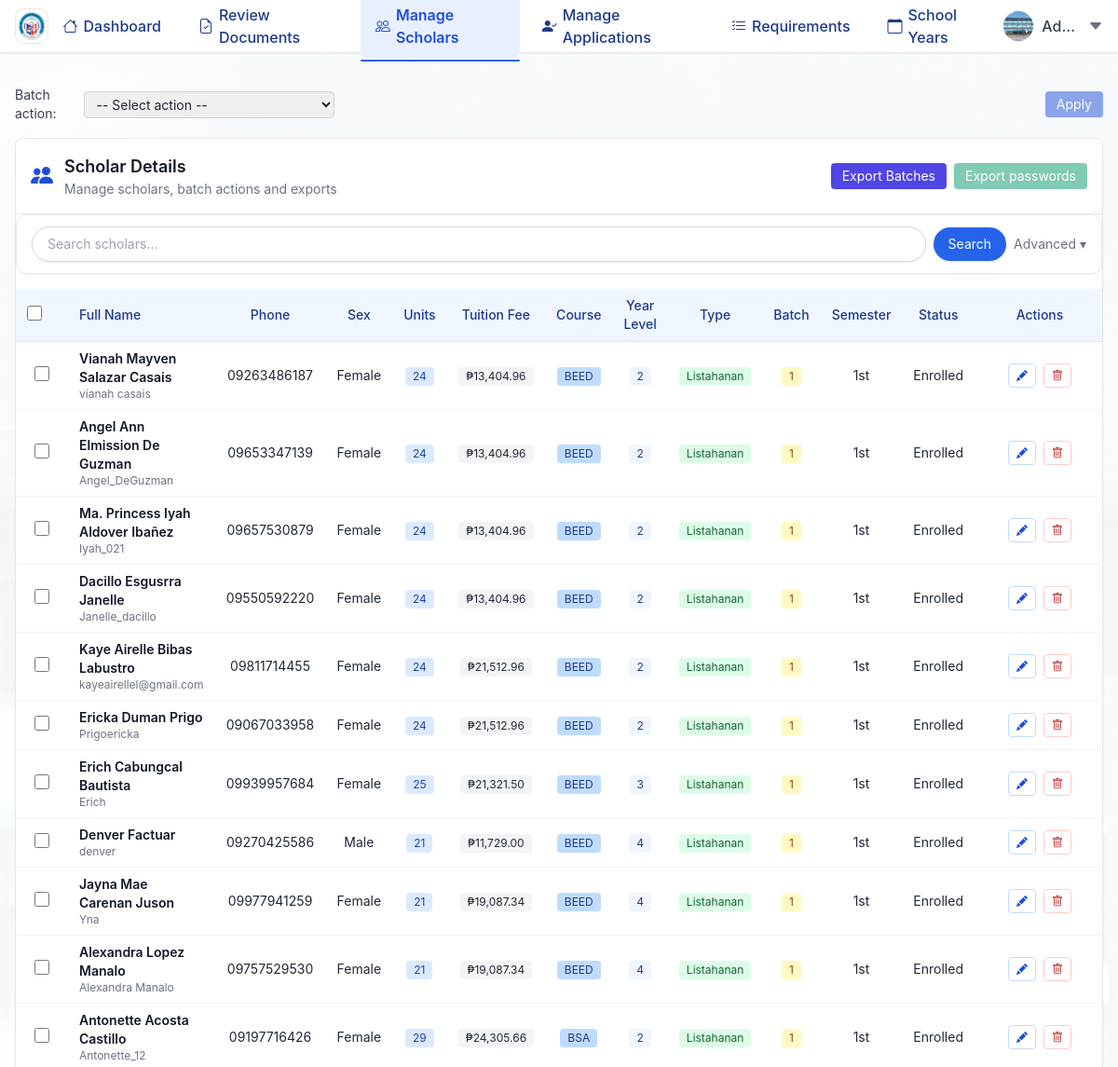
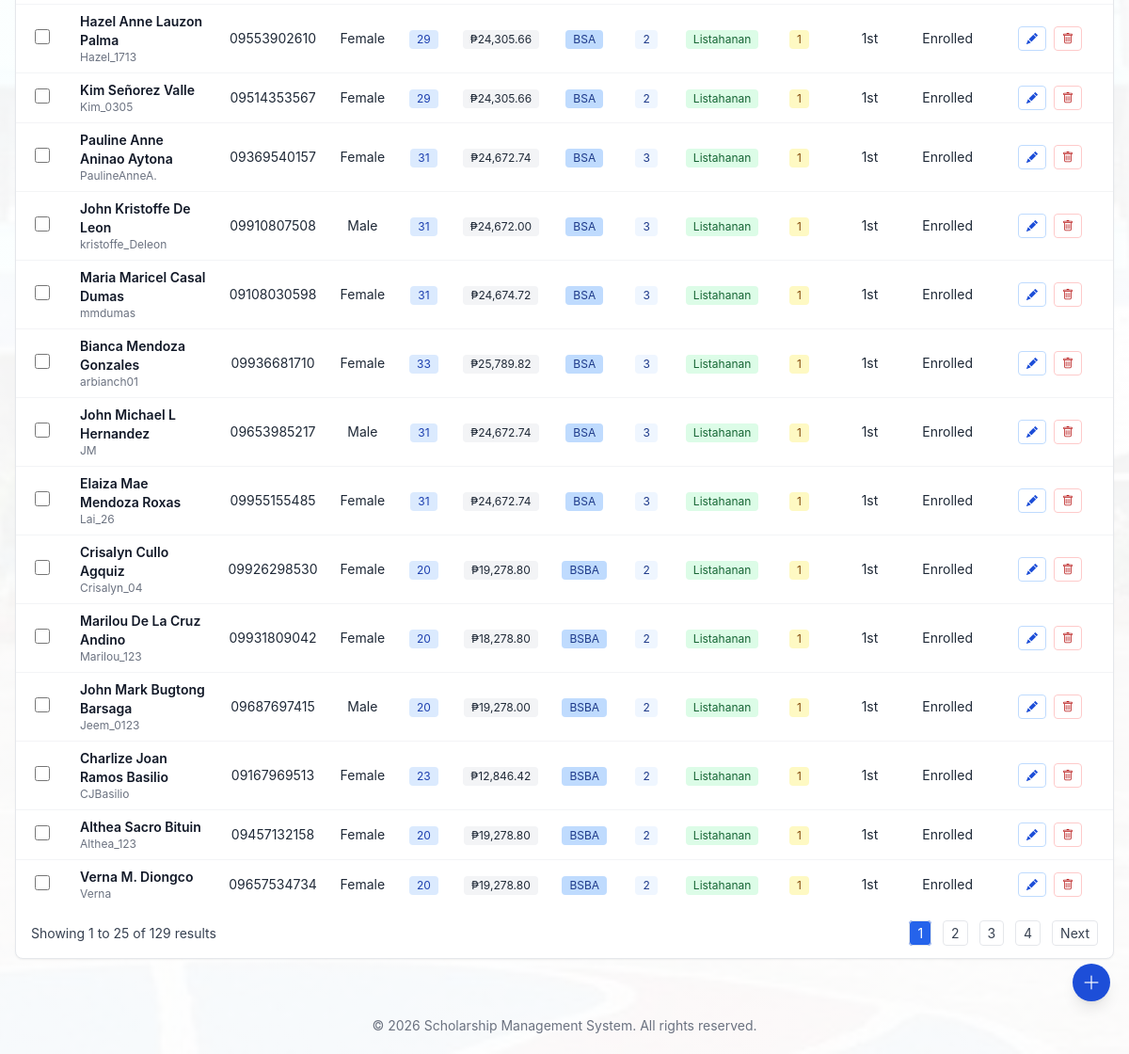
Screenshot of /admin/manage_scholars.php (signed in) with the database file from the repository (2 pictures, top to bottom).
### tables this page shows
CREATE TABLE `scholars` (
  `id` int(11) NOT NULL,
  `user_id` int(11) NOT NULL,
  `first_name` varchar(60) NOT NULL DEFAULT '',
  `middle_name` varchar(60) DEFAULT NULL,
  `last_name` varchar(60) NOT NULL DEFAULT '',
  `extended_name` varchar(120) DEFAULT NULL,
  `email` varchar(255) NOT NULL,
  `course` varchar(255) NOT NULL,
  `year_level` int(11) NOT NULL,
  `scholarship_type` varchar(255) NOT NULL,
  `created_at` timestamp NOT NULL DEFAULT current_timestamp(),
  `profile_pic` varchar(255) DEFAULT NULL,
  `phone` varchar(20) DEFAULT NULL,
  `sex` varchar(10) DEFAULT NULL,
  `units` int(11) DEFAULT NULL,
  `tuition_fee` decimal(10,2) DEFAULT NULL,
  `batch` decimal(10,2) DEFAULT NULL,
  `status` enum('enrolled','not_enrolled','graduated') DEFAULT 'enrolled',
  `physical_copy_confirmed` tinyint(1) DEFAULT 0,
  `liquidated` tinyint(1) DEFAULT 0
);

CREATE TABLE `users` (
  `id` int(11) NOT NULL,
  `username` varchar(255) NOT NULL,
  `password` varchar(255) NOT NULL,
  `role` enum('admin','scholar') NOT NULL,
  `created_at` timestamp NOT NULL DEFAULT current_timestamp(),
  `main_admin` tinyint(1) DEFAULT 0,
  `profile_pic` varchar(255) DEFAULT NULL
);

### admin/manage_scholars.php (the view, shortened to what the rows shown need)
<?php
require '../config.php';
$is_main_admin = false;
if (isset($_SESSION['user_id'])) {
    $stmt = $conn->prepare("SELECT main_admin FROM users WHERE id = ?");
    $stmt->execute([$_SESSION['user_id']]);
    $user = $stmt->fetch(PDO::FETCH_ASSOC);
    $is_main_admin = ($user && $user['main_admin'] == 1) && isset($_GET['main_view']);
}
$params = [];
$perPage = 25;
$page = isset($_GET['page']) && is_numeric($_GET['page']) && (int)$_GET['page'] > 0 ? (int)$_GET['page'] : 1;
$offset = ($page - 1) * $perPage;
$sqlBase = "FROM scholars s
JOIN users u ON s.user_id = u.id
LEFT JOIN scholar_enrollments se
       ON se.scholar_id = s.id
      AND se.school_year_id = (SELECT id FROM school_years WHERE is_current = 1 LIMIT 1)";
$sql = "SELECT s.id,
    s.first_name,
    s.middle_name,
    s.last_name,
    s.course,
    s.year_level,
    s.scholarship_type,
    s.phone AS phone,
    s.sex,
    s.units,
    s.tuition_fee,
    s.batch,
        u.username,
        s.email AS email,
  CASE
    WHEN se.school_year_id IS NOT NULL THEN 'enrolled'
    ELSE 'not_enrolled'
  END AS status,
  se.school_year_id as school_year_id,
  se.enrolled_1st, se.enrolled_2nd
" . $sqlBase;
$sql .= " ORDER BY
    (CASE WHEN s.batch REGEXP '^[0-9]+(\\.[0-9]+)?$' THEN CAST(s.batch AS DECIMAL(10,2)) ELSE NULL END) ASC,
    s.scholarship_type ASC,
    s.course ASC,
    s.year_level ASC,
    s.last_name ASC,
    s.first_name ASC
    LIMIT ? OFFSET ?";
$paramsWithLimit = array_merge($params, [$perPage, $offset]);
$stmt = $conn->prepare($sql);
$stmt->execute($paramsWithLimit);
$scholars = $stmt->fetchAll(PDO::FETCH_ASSOC);
?>
<!DOCTYPE html>
<html lang="en">
<head>
    <script src="https://cdn.tailwindcss.com"></script>
    <link rel="stylesheet" href="https://cdn.jsdelivr.net/npm/bootstrap-icons@1.11.3/font/bootstrap-icons.min.css">
    <link rel="stylesheet" href="../css/style.css">
</head>
<body class="bg-gray-50 text-gray-800">
    <?php include __DIR__ . '/../includes/school_years.php'; ?>
    <main class="max-w-7xl mx-auto py-5 px-4">
        <section class="mt-4 bg-white border border-gray-200 rounded-lg shadow-sm overflow-hidden">
            <div class="overflow-x-auto">
                <table class="min-w-full divide-y divide-gray-200 text-sm" id="scholars-table">
                    <thead class="bg-blue-50 sticky top-0 z-0">
                        <tr>
                            <?php if (!$is_main_admin): ?>
                                <th class="px-3 py-2 text-left w-12">
                                    <input type="checkbox" id="select-all" class="h-4 w-4 text-blue-600">
                                </th>
                            <?php endif; ?>
                            <th class="px-3 py-2 text-left font-medium text-blue-900">Full Name</th>
                            <th class="px-3 py-2 text-center font-medium text-blue-900">Phone</th>
                            <th class="px-3 py-2 text-center font-medium text-blue-900">Sex</th>
                            <th class="px-3 py-2 text-center font-medium text-blue-900">Units</th>
                            <th class="px-3 py-2 text-center font-medium text-blue-900">Tuition Fee</th>
                            <th class="px-3 py-2 text-center font-medium text-blue-900">Course</th>
                            <th class="px-3 py-2 text-center font-medium text-blue-900">Year Level</th>
                            <th class="px-3 py-2 text-center font-medium text-blue-900">Type</th>
                            <th class="px-3 py-2 text-center font-medium text-blue-900">Batch</th>
                            <th class="px-3 py-2 text-center font-medium text-blue-900">Semester</th>
                            <th class="px-3 py-2 text-center font-medium text-blue-900">Status</th>
                            <th class="px-3 py-2 text-center font-medium text-blue-900">Actions</th>
                        </tr>
                    </thead>
                    <tbody class="bg-white divide-y divide-gray-100" id="scholars-table-body">
                        <?php foreach ($scholars as $scholar): ?>
                            <?php $full = trim($scholar['first_name'] . ' ' . ($scholar['middle_name'] ?: '') . ' ' . $scholar['last_name']); ?>
                            <tr
                                data-id="<?= $scholar['id'] ?>"
                                data-username="<?= htmlspecialchars($scholar['username']) ?>"
                                data-email="<?= htmlspecialchars($scholar['email'] ?? '') ?>"
                                data-first="<?= htmlspecialchars($scholar['first_name']) ?>"
                                data-middle="<?= htmlspecialchars($scholar['middle_name']) ?>"
                                data-last="<?= htmlspecialchars($scholar['last_name']) ?>"
                                data-name="<?= htmlspecialchars($full) ?>"
                                data-phone="<?= htmlspecialchars($scholar['phone']) ?>"
                                data-sex="<?= htmlspecialchars($scholar['sex']) ?>"
                                data-units="<?= htmlspecialchars($scholar['units']) ?>"
                                data-tuition="<?= htmlspecialchars($scholar['tuition_fee']) ?>"
                                data-course="<?= htmlspecialchars($scholar['course']) ?>"
                                data-year="<?= htmlspecialchars($scholar['year_level']) ?>"
                                data-scholarship-type="<?= htmlspecialchars($scholar['scholarship_type']) ?>"
                                data-schoolyearid="<?= htmlspecialchars($scholar['school_year_id'] ?? '') ?>"
                                data-batch="<?= htmlspecialchars($scholar['batch'] ?? '') ?>"
                                data-semester="<?= htmlspecialchars($scholar['semester'] ?? '') ?>"
                                data-status="<?= htmlspecialchars($scholar['status'] ?? 'not_enrolled') ?>"
                                class="table-row-hover"
                            >
                                <?php if (!$is_main_admin): ?>
                                    <td class="px-3 py-2 text-center align-middle">
                                        <input type="checkbox" name="scholar_ids[]" value="<?= $scholar['id'] ?>" class="row-checkbox h-4 w-4 text-blue-600">
                                    </td>
                                <?php endif; ?>
                                <td class="px-3 py-2 align-middle">
                                    <div class="font-semibold text-gray-900"><?= htmlspecialchars($full) ?></div>
                                    <div class="text-xs text-gray-500"><?= htmlspecialchars($scholar['username']) ?></div>
                                </td>
                                <td class="px-3 py-2 text-center align-middle"><?= htmlspecialchars($scholar['phone']) ?></td>
                                <td class="px-3 py-2 text-center align-middle"><?= htmlspecialchars($scholar['sex']) ?></td>
                                <td class="px-3 py-2 text-center align-middle">
                                    <span class="inline-block bg-blue-100 text-blue-800 rounded px-2 py-0.5 text-xs"><?= htmlspecialchars($scholar['units']) ?></span>
                                </td>
                                <td class="px-3 py-2 text-center align-middle">
                                    <span class="inline-block bg-gray-100 text-gray-800 rounded px-2 py-0.5 text-xs">₱<?= number_format($scholar['tuition_fee'],2) ?></span>
                                </td>
                                <td class="px-3 py-2 text-center align-middle">
                                    <span class="inline-block bg-blue-200 text-blue-900 rounded px-2 py-0.5 text-xs"><?= htmlspecialchars($scholar['course']) ?></span>
                                </td>
                                <td class="px-3 py-2 text-center align-middle">
                                    <span class="inline-block bg-blue-50 text-blue-900 rounded px-2 py-0.5 text-xs"><?= htmlspecialchars($scholar['year_level']) ?></span>
                                </td>
                                <td class="px-3 py-2 text-center align-middle">
                                    <span class="inline-block bg-green-100 text-green-800 rounded px-2 py-0.5 text-xs"><?= htmlspecialchars($scholar['scholarship_type']) ?></span>
                                </td>
                                <td class="px-3 py-2 text-center align-middle">
                                    <?php
                                    $batch_number = !empty($scholar['batch']) ? preg_replace('/[^0-9.]/', '', $scholar['batch']) : '';
                                    if ($batch_number !== '' && is_numeric($batch_number)): ?>
                                        <span class="inline-block bg-yellow-100 text-yellow-800 rounded px-2 py-0.5 text-xs">
                                            <?= htmlspecialchars(rtrim(rtrim(number_format((float)$batch_number, 2, '.', ''), '0'), '.')) ?>
                                        </span>
                                    <?php else: ?>
                                        <span class="text-gray-400 text-xs">—</span>
                                    <?php endif; ?>
                                </td>
                                <td class="px-3 py-2 text-center align-middle"><?= htmlspecialchars($scholar['semester'] ?? '-') ?></td>
                                <td class="px-3 py-2 text-center align-middle">
                                    <?= getScholarStatusLabel($scholar['status'] ?? 'not_enrolled') ?>
                                </td>
                                <td class="px-3 py-2 text-center align-middle row-action">
                                    <?php if (!$is_main_admin): ?>
                                        <div class="flex items-center justify-center gap-2">
                                            <button type="button" class="action-edit inline-flex items-center justify-center border border-blue-200 text-blue-700 hover:bg-blue-50 rounded px-2 py-1 text-xs" data-id="<?= $scholar['id'] ?>" title="Edit">
                                                <i class="bi bi-pencil-fill"></i>
                                            </button>
                                            <form method="POST" action="actions/scholar_delete.php" onsubmit="return confirm('Delete this scholar? This cannot be undone.');" class="inline-block m-0 p-0">
                                                <button type="submit" class="inline-flex items-center justify-center border border-red-200 text-red-700 hover:bg-red-50 rounded px-2 py-1 text-xs" title="Delete">
                                                    <i class="bi bi-trash"></i>
                                                </button>
                                            </form>
                                        </div>
                                    <?php endif; ?>
                                </td>
                            </tr>
                        <?php endforeach; ?>
                    </tbody>
                </table>
            </div>
        </section>
    </main>
</body>
</html>

### includes/school_years.php (shortened to what the rows shown need)
<?php
function getScholarStatusLabel($status) {
    switch ($status) {
        case 'enrolled': return '<span class="badge bg-success">Enrolled</span>';
    }
}
?>

### rows the page displays
scholars: full "Vianah Mayven Salazar Casais", user.username "vianah casais", phone "09263486187", sex "Female", units "24", tuition_fee "13,404.96", course "BEED", year_level "2", scholarship_type "Listahanan", batch "1", semester "1st"
scholars: full "Angel Ann Elmission De Guzman", user.username "Angel_DeGuzman", phone "09653347139", sex "Female", units "24", tuition_fee "13,404.96", course "BEED", year_level "2", scholarship_type "Listahanan", batch "1", semester "1st"
scholars: full "Ma. Princess Iyah Aldover Ibañez", user.username "Iyah_021", phone "09657530879", sex "Female", units "24", tuition_fee "13,404.96", course "BEED", year_level "2", scholarship_type "Listahanan", batch "1", semester "1st"
scholars: full "Dacillo Esgusrra Janelle", user.username "Janelle_dacillo", phone "09550592220", sex "Female", units "24", tuition_fee "13,404.96", course "BEED", year_level "2", scholarship_type "Listahanan", batch "1", semester "1st"
scholars: full "Kaye Airelle Bibas Labustro", user.username "kayeairellel@gmail.com", phone "09811714455", sex "Female", units "24", tuition_fee "21,512.96", course "BEED", year_level "2", scholarship_type "Listahanan", batch "1", semester "1st"
scholars: full "Ericka Duman Prigo", user.username "Prigoericka", phone "09067033958", sex "Female", units "24", tuition_fee "21,512.96", course "BEED", year_level "2", scholarship_type "Listahanan", batch "1", semester "1st"
scholars: full "Erich Cabungcal Bautista", user.username "Erich", phone "09939957684", sex "Female", units "25", tuition_fee "21,321.50", course "BEED", year_level "3", scholarship_type "Listahanan", batch "1", semester "1st"
scholars: full "Denver Factuar", user.username "denver", phone "09270425586", sex "Male", units "21", tuition_fee "11,729.00", course "BEED", year_level "4", scholarship_type "Listahanan", batch "1", semester "1st"
scholars: full "Jayna Mae Carenan Juson", user.username "Yna", phone "09977941259", sex "Female", units "21", tuition_fee "19,087.34", course "BEED", year_level "4", scholarship_type "Listahanan", batch "1", semester "1st"
scholars: full "Alexandra Lopez Manalo", user.username "Alexandra Manalo", phone "09757529530", sex "Female", units "21", tuition_fee "19,087.34", course "BEED", year_level "4", scholarship_type "Listahanan", batch "1", semester "1st"
scholars: full "Antonette Acosta Castillo", user.username "Antonette_12", phone "09197716426", sex "Female", units "29", tuition_fee "24,305.66", course "BSA", year_level "2", scholarship_type "Listahanan", batch "1", semester "1st"
scholars: full "Hazel Anne Lauzon Palma", user.username "Hazel_1713", phone "09553902610", sex "Female", units "29", tuition_fee "24,305.66", course "BSA", year_level "2", scholarship_type "Listahanan", batch "1", semester "1st"
scholars: full "Kim Señorez Valle", user.username "Kim_0305", phone "09514353567", sex "Female", units "29", tuition_fee "24,305.66", course "BSA", year_level "2", scholarship_type "Listahanan", batch "1", semester "1st"
scholars: full "Pauline Anne Aninao Aytona", user.username "PaulineAnneA.", phone "09369540157", sex "Female", units "31", tuition_fee "24,672.74", course "BSA", year_level "3", scholarship_type "Listahanan", batch "1", semester "1st"
scholars: full "John Kristoffe De Leon", user.username "kristoffe_Deleon", phone "09910807508", sex "Male", units "31", tuition_fee "24,672.00", course "BSA", year_level "3", scholarship_type "Listahanan", batch "1", semester "1st"
scholars: full "Maria Maricel Casal Dumas", user.username "mmdumas", phone "09108030598", sex "Female", units "31", tuition_fee "24,674.72", course "BSA", year_level "3", scholarship_type "Listahanan", batch "1", semester "1st"
scholars: full "Bianca Mendoza Gonzales", user.username "arbianch01", phone "09936681710", sex "Female", units "33", tuition_fee "25,789.82", course "BSA", year_level "3", scholarship_type "Listahanan", batch "1", semester "1st"
scholars: full "John Michael L Hernandez", user.username "JM", phone "09653985217", sex "Male", units "31", tuition_fee "24,672.74", course "BSA", year_level "3", scholarship_type "Listahanan", batch "1", semester "1st"
scholars: full "Elaiza Mae Mendoza Roxas", user.username "Lai_26", phone "09955155485", sex "Female", units "31", tuition_fee "24,672.74", course "BSA", year_level "3", scholarship_type "Listahanan", batch "1", semester "1st"
scholars: full "Crisalyn Cullo Agquiz", user.username "Crisalyn_04", phone "09926298530", sex "Female", units "20", tuition_fee "19,278.80", course "BSBA", year_level "2", scholarship_type "Listahanan", batch "1", semester "1st"
scholars: full "Marilou De La Cruz Andino", user.username "Marilou_123", phone "09931809042", sex "Female", units "20", tuition_fee "18,278.80", course "BSBA", year_level "2", scholarship_type "Listahanan", batch "1", semester "1st"
scholars: full "John Mark Bugtong Barsaga", user.username "Jeem_0123", phone "09687697415", sex "Male", units "20", tuition_fee "19,278.00", course "BSBA", year_level "2", scholarship_type "Listahanan", batch "1", semester "1st"
scholars: full "Charlize Joan Ramos Basilio", user.username "CJBasilio", phone "09167969513", sex "Female", units "23", tuition_fee "12,846.42", course "BSBA", year_level "2", scholarship_type "Listahanan", batch "1", semester "1st"
scholars: full "Althea Sacro Bituin", user.username "Althea_123", phone "09457132158", sex "Female", units "20", tuition_fee "19,278.80", course "BSBA", year_level "2", scholarship_type "Listahanan", batch "1", semester "1st"
scholars: full "Verna M. Diongco", user.username "Verna", phone "09657534734", sex "Female", units "20", tuition_fee "19,278.80", course "BSBA", year_level "2", scholarship_type "Listahanan", batch "1", semester "1st"

### other values shown
$start "1"
$end "25"
$totalRows "129"
